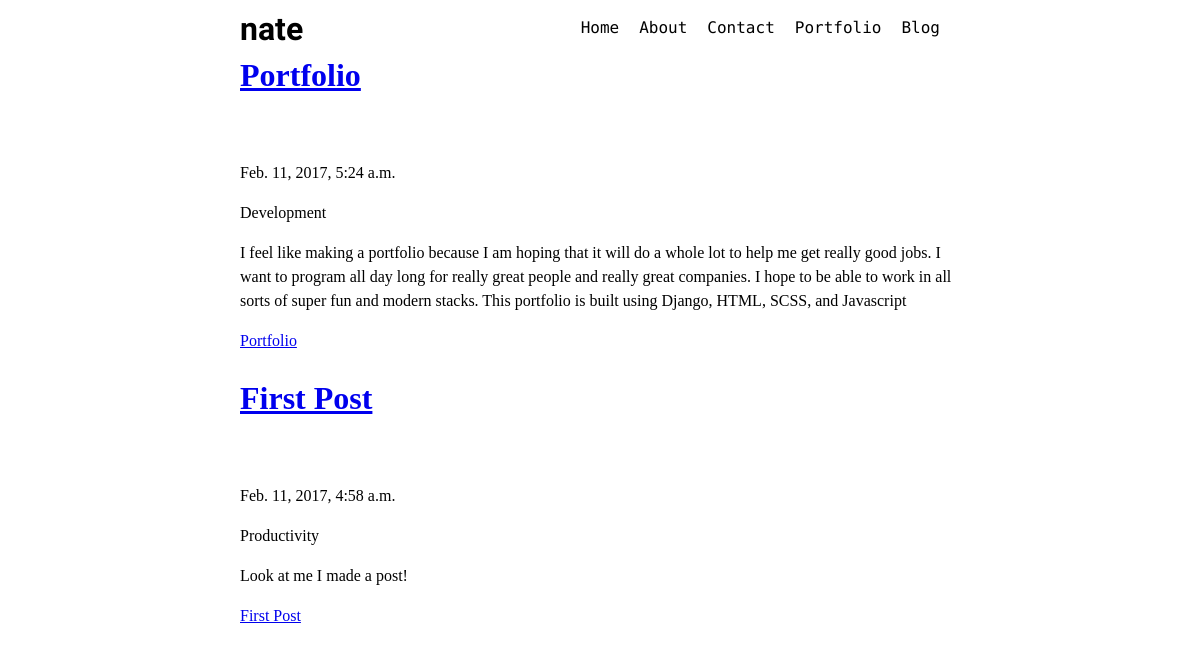
Before: /blog with the older database file.
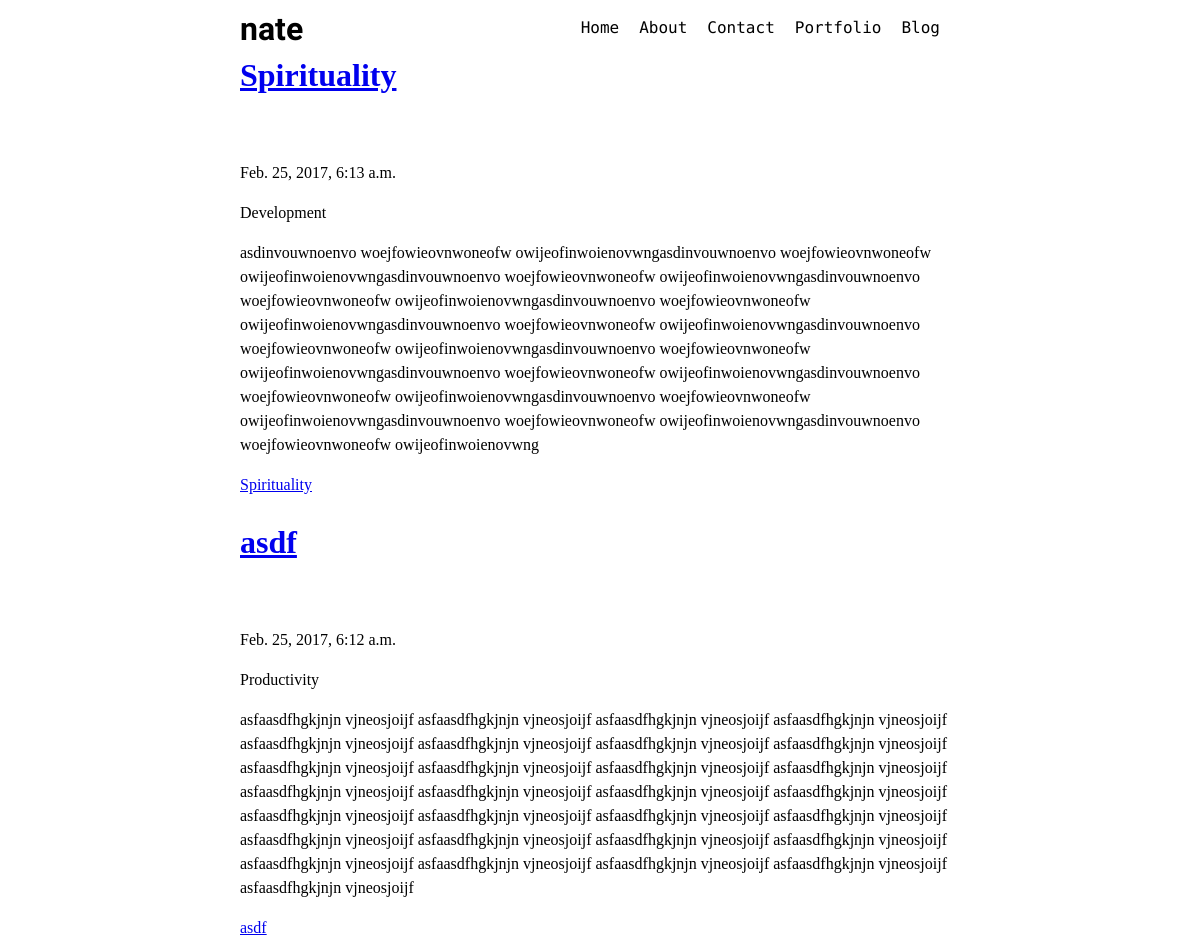
After: the same page with the newer database file.
### home/models.py (models this page shows, shortened)
class Post(models.Model):
	title = models.CharField(max_length=50, unique=True)
	author = models.CharField(max_length=50)
	content = models.TextField()
	published = models.DateTimeField()
	slug = models.SlugField(max_length=100, unique=True, blank=True)
	category = models.ForeignKey('home.Category')

class Category(models.Model):
	title = models.CharField(max_length=100, unique=True)
	slug = models.SlugField(max_length=100, unique=True, blank=True)
	def __str__(self):
		return self.title

### home/views.py (the view)
# urls.py: url(r'^blog$', BlogListView.as_view()),
class BlogListView(ListView):
	template_name = "home/blog.html"
	model = Post
	def get_context_data(self, **kwargs):
		context = dict()
		all_posts = Post.objects.all()
		context['post_list'] = all_posts.order_by('-published')
		return context

### home/templates/home/blog.html (shortened to what this page needs)
{% extends 'home/base.html' %}
{% block content %}
<div class="container">
{% for post in post_list %}
<a href="/blog/{{ post.slug }}"><h1> {{ post.title }} </h1></a>
<p> {{ post.published }} </p>
<p> {{ post.category }} </p>
<p> {{ post.content }}</p>
<a href="/blog/{{ post.slug }}">{{ post.title }}</a>
{% endfor %}
</div>
{% endblock %}

### home/templates/home/base.html (shortened to what this page needs)
<!DOCTYPE html>
{% load staticfiles %}
<html>
<head>
    <link rel="stylesheet" href="{% static 'css/home.css' %}">
    <link rel="stylesheet" href="{% static 'css/hint.css' %}">
</head>
<body>
	<h1 class="top-menu">nate</h1>
    <ul class="top-menu">
        <li><a href="/"> Home</a> </li>
        <li><a href="/about"> About </a></li>
        <li><a href="/contact"> Contact </a></li>
        <li><a href="/portfolio"> Portfolio </a></li>
        <li><a href="/blog"> Blog </a> </li>
      </ul>
	  <p class="spacer"></p>
    {% block content %}
    {% endblock %}
</body>
</html>

### home/static/css/home.css (style rules this page uses)
* { box-sizing: border-box; padding: 0; }
html { box-sizing: border-box; }
*, *:before, *:after { box-sizing: inherit; }
body { line-height: 1.5; background-color: white; color: black; margin: 0; }
h1.top-menu { width: 100%; position: absolute; padding-left: 20%; margin-top: 5px; font-family: 'Julius Sans One', sans-serif; }
ul.top-menu { display: flex; justify-content: flex-end; width: 100%; padding-right: 20%; position: absolute; }
ul.top-menu li { list-style: none; padding-right: 20px; }
ul.top-menu li a { text-decoration: none; color: black; font-family: 'Source Code Pro', monospace; }
.spacer { height: 30px; margin: 0; }
.container { padding-left: 20%; width: 80%; }
@media (min-width: 768px) { .container { width: 750px; } }
@media (min-width: 992px) { .container { width: 970px; } }
@media (min-width: 1200px) { .container { width: 80%; } }

Changed rows visible on the page:
removed Post: title "Portfolio", published "Feb. 11, 2017, 5:24 a.m.", category "Development", content "I feel like making a portfolio because I am hoping that it will do a whole lot to help me get really good jobs. I want to program all day long for really great people and really great companies. I hope to be able to work in all sorts of super fun and modern stacks. This portfolio is built using Django, HTML, SCSS, and Javascript"
removed Post: title "First Post", published "Feb. 11, 2017, 4:58 a.m.", category "Productivity", content "Look at me I made a post!"
added Post: title "Spirituality", published "Feb. 25, 2017, 6:13 a.m.", category "Development", content "asdinvouwnoenvo woejfowieovnwoneofw owijeofinwoienovwngasdinvouwnoenvo woejfowieovnwoneofw owijeofinwoienovwngasdinvouwnoenvo woejfowieovnwoneofw owijeofinwoienovwngasdinvouwnoenvo woejfowieovnwoneofw owijeofinwoienovwngasdinvouwnoenvo woejfowieovnwoneofw owijeofinwoienovwngasdinvouwnoenvo woejfowieovnwoneofw owijeofinwoienovwngasdinvouwnoenvo woejfowieovnwoneofw owijeofinwoienovwngasdinvouwnoenvo woejfowieovnwoneofw owijeofinwoienovwngasdinvouwnoenvo woejfowieovnwoneofw owijeofinwoienovwngasdinvouwnoenvo woejfowieovnwoneofw owijeofinwoienovwngasdinvouwnoenvo woejfowieovnwoneofw owijeofinwoienovwngasdinvouwnoenvo woejfowieovnwoneofw owijeofinwoienovwngasdinvouwnoenvo woejfowieovnwoneofw…"
added Post: title "asdf", published "Feb. 25, 2017, 6:12 a.m.", category "Productivity", content "asfaasdfhgkjnjn vjneosjoijf asfaasdfhgkjnjn vjneosjoijf asfaasdfhgkjnjn vjneosjoijf asfaasdfhgkjnjn vjneosjoijf asfaasdfhgkjnjn vjneosjoijf asfaasdfhgkjnjn vjneosjoijf asfaasdfhgkjnjn vjneosjoijf asfaasdfhgkjnjn vjneosjoijf asfaasdfhgkjnjn vjneosjoijf asfaasdfhgkjnjn vjneosjoijf asfaasdfhgkjnjn vjneosjoijf asfaasdfhgkjnjn vjneosjoijf asfaasdfhgkjnjn vjneosjoijf asfaasdfhgkjnjn vjneosjoijf asfaasdfhgkjnjn vjneosjoijf asfaasdfhgkjnjn vjneosjoijf asfaasdfhgkjnjn vjneosjoijf asfaasdfhgkjnjn vjneosjoijf asfaasdfhgkjnjn vjneosjoijf asfaasdfhgkjnjn vjneosjoijf asfaasdfhgkjnjn vjneosjoijf asfaasdfhgkjnjn vjneosjoijf asfaasdfhgkjnjn vjneosjoijf asfaasdfhgkjnjn vjneosjoijf asfaasdfhgkjnjn vjneosjoijf…"
